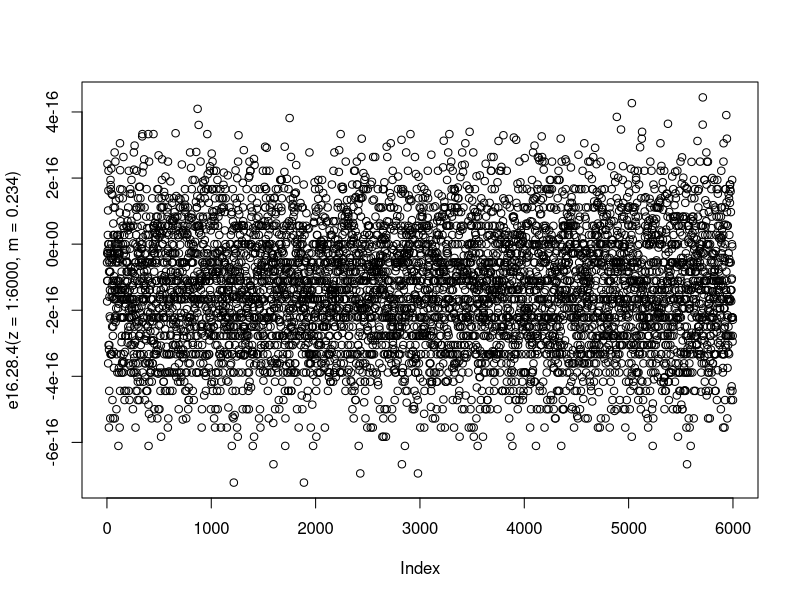
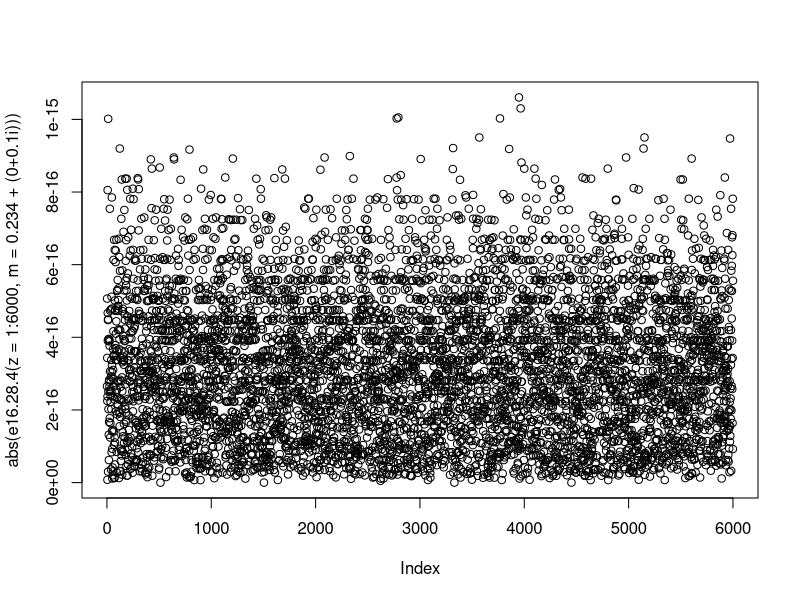

Reproduce these figures in R, in order.
library(elliptic)


### Name: e16.28.1
### Title: Numerical verification of equations 16.28.1 to 16.28.5
### Aliases: e16.28.1 e16.28.2 e16.28.3 e16.28.4 e16.28.5
### Keywords: array

### ** Examples

 plot(e16.28.4(z=1:6000,m=0.234))
 plot(abs(e16.28.4(z=1:6000,m=0.234+0.1i)))
